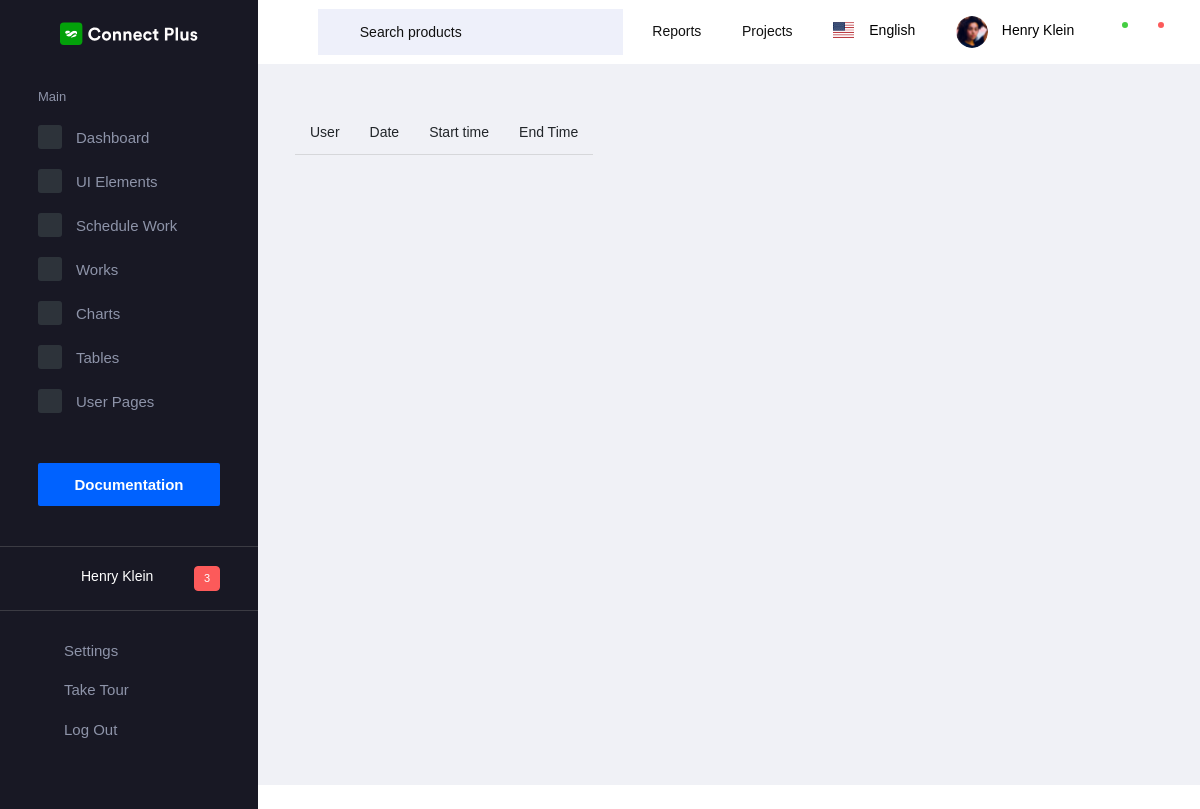
Page /works (signed in) on the earlier database version.
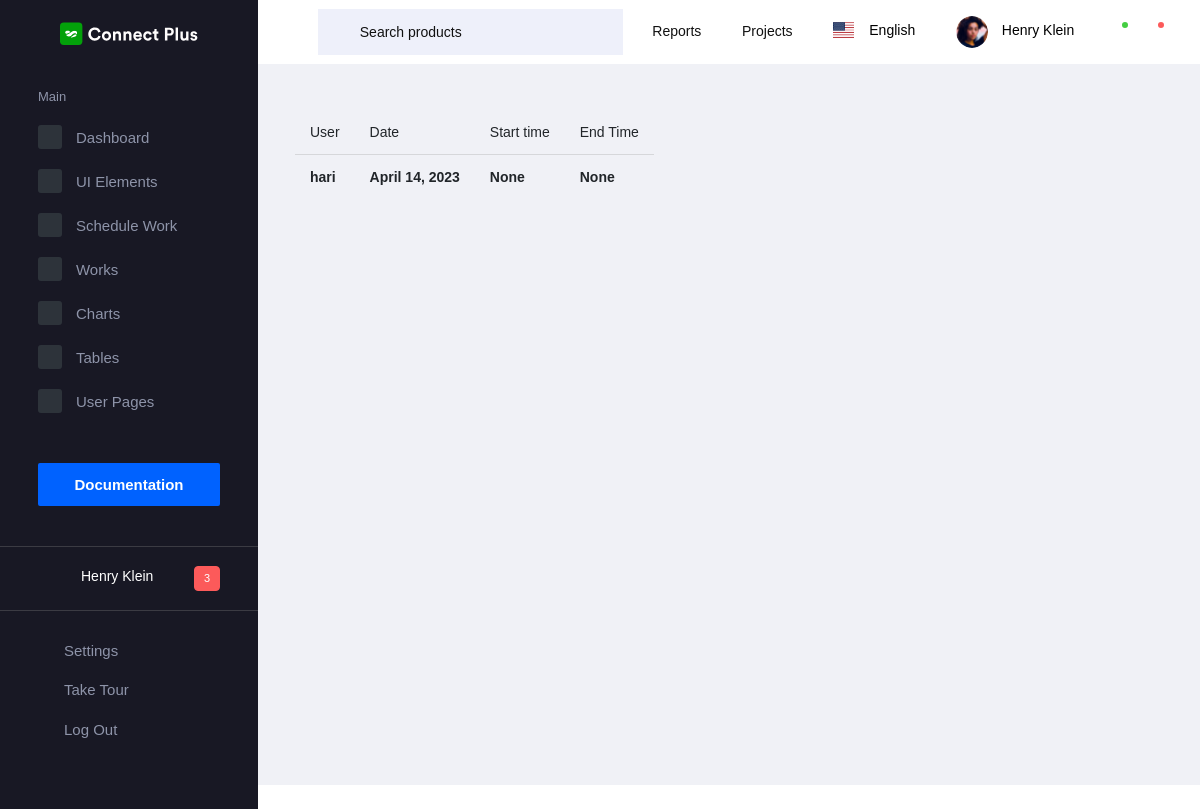
Same page on the later database version.
### app/models.py (models this page shows)
class WorkSchedule(models.Model):
    user = models.ForeignKey(Login, on_delete=models.DO_NOTHING)
    date = models.DateField(null=True, blank=True)
    start_time = models.TimeField()
    end_time = models.TimeField()

class Login(AbstractUser):
    is_worker = models.BooleanField(default=False)
    is_customer = models.BooleanField(default=False)
    name = models.CharField(max_length=42, null=True)
    phone = models.CharField(max_length=15, null=True)
    profile_pic = models.FileField(upload_to='documents/', null=True)
    status = models.IntegerField(default=0, null=True)
    category = models.ForeignKey(WorkerCategory, on_delete=models.CASCADE, null=True)
    gender = models.CharField(max_length=10)
    address = models.TextField(max_length=150)

### app/workmanager_views.py (the view)
# urls.py: path('works', workmanager_views.works, name="works"),
def works(request):
    u = request.user
    data = WorkSchedule.objects.filter(user=u)
    return render(request, 'workmanager/works.html', {'data': data})

### templates/workmanager/works.html
{% extends "workmanager/base.html" %}
{%load crispy_forms_tags %}
{% block content %}
<div>
    <table class="table">
                          <thead>
                            <tr>
                              <th scope="col">User</th>
                              <th scope="col">Date</th>
                              <th scope="col">Start time</th>
                              <th scope="col">End Time</th>
                            </tr>
                          </thead>
                          <tbody>
                            {% for i in data %}
                            <tr>
                              <th scope="row">{{i.user}}</th>
                              <th scope="row">{{i.date}}</th>
                              <th scope="row">{{i.start_time}}</th>
                              <th scope="row">{{i.end_time}}</th>
                            </tr>
                            {% endfor %}
                          </tbody>
                        </table>
</div>
{% endblock %}

Differences in the rows shown:
added WorkSchedule: user "hari", date "April 14, 2023", start_time "None", end_time "None"
